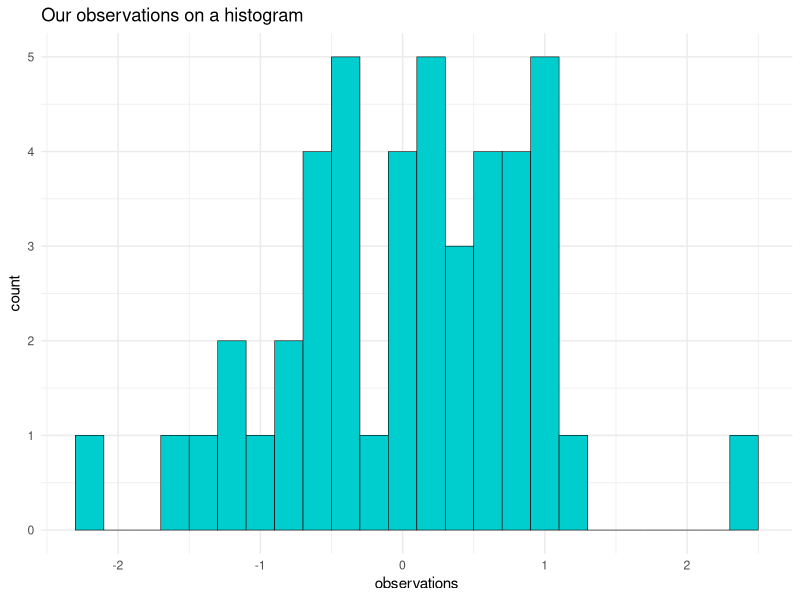
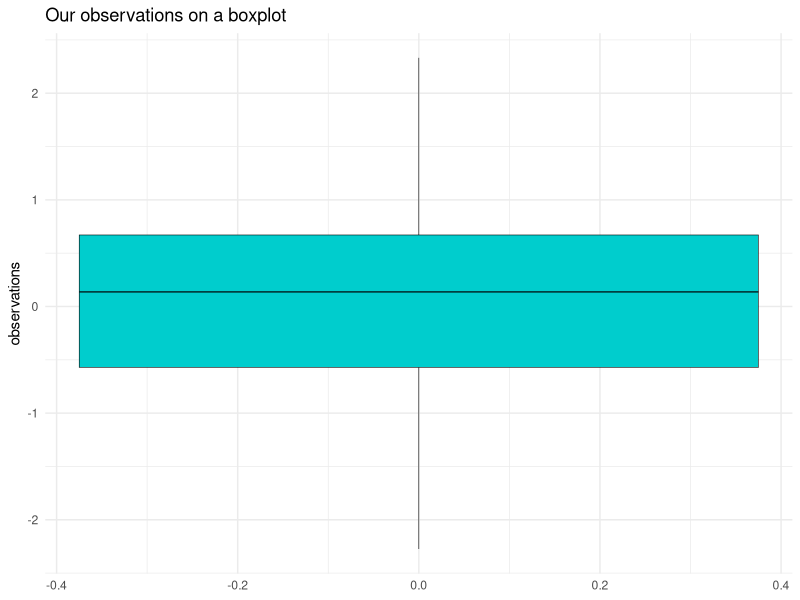
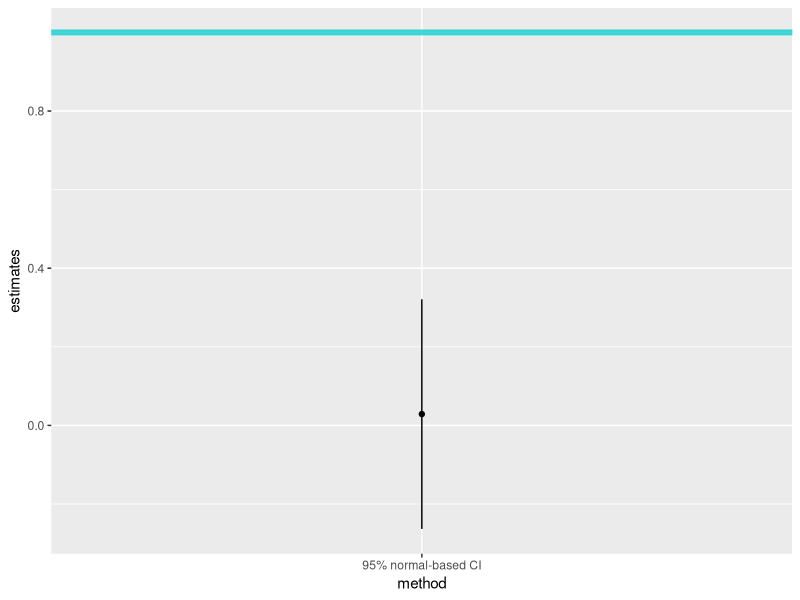
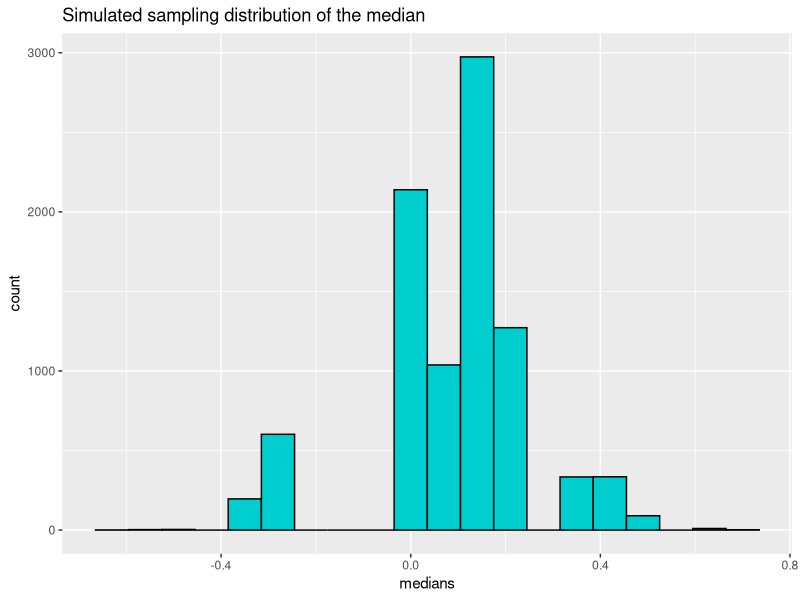
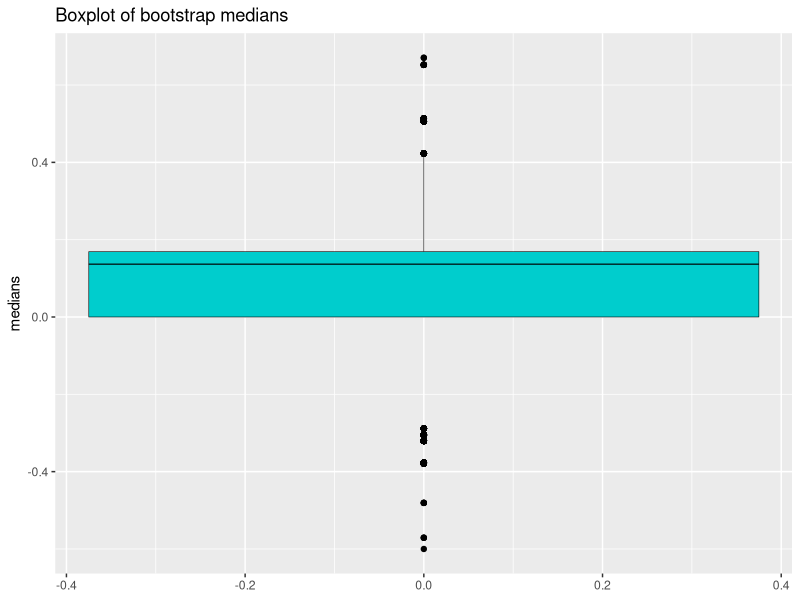
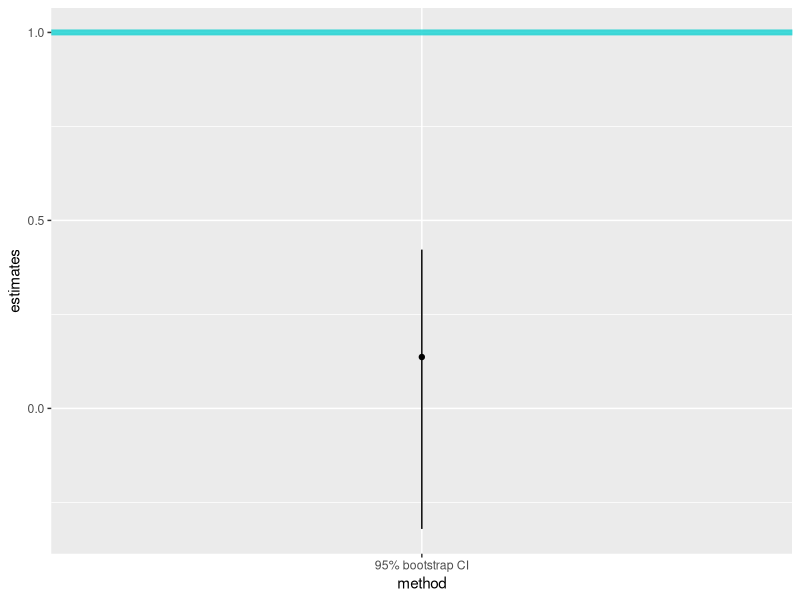

R code for these plots, in order:
## ---- chunk 1
set.seed(1420)

# * RANDOMLY SELECT SOME VALUES TO TEST
our_random_data <- c(runif(n=15, min=-1, max=1),
                     rnorm(n=25, mean=0, sd=1),
                     rpois(n=5, lambda=1))

# * PUT THEM INTO A DATAFRAME
our_random_data <- data.frame(observations=our_random_data)

# * PREVIEW THE DATA
head(our_random_data, 10)
## ---- chunk 2
library(ggplot2)
ggplot(our_random_data, aes(x=observations)) + 
  geom_histogram(binwidth=0.2, col="black", fill="cyan3", lwd=0.2) +
  ggtitle("Our observations on a histogram") +
  theme_minimal()
## ---- chunk 3
ggplot(our_random_data, aes(y=observations)) + 
  geom_boxplot(col="black", fill="cyan3", lwd=0.2) +
  ggtitle("Our observations on a boxplot") +
  theme_minimal()
## ---- chunk 4
library(dplyr)
n    <- nrow(our_random_data)
mean <- mean(our_random_data %>% pull(observations))
s    <- sd(our_random_data %>% pull(observations))
crit <- qnorm(p=0.975)
## ---- chunk 5
n     <- nrow(our_random_data)
sigma <- 1
z     <- qnorm(p=0.975)
x_bar <- mean(our_random_data$observations)

# * STANDARD ERROR
se    <- sigma / sqrt(n)

# * MARGIN OF ERROR
me    <- z*se

# * INTERVAL
c(x_bar-me, x_bar+me)
## ---- chunk 6
# * CREATE FORMATTED OBJECT TO PLOT
library(tibble)
CI <- tibble(method   = "95% normal-based CI", 
             lower = -0.2633498,
             upper = 0.3209986,
             estimate = x_bar)

# * PLOT
ggplot(data = CI, aes(x = method, y = estimate)) + 
  geom_point() +
  geom_segment(aes(x = method, xend = method, y = lower, yend = upper)) +
  labs(y = "estimates") +
  geom_hline(aes(yintercept = 1), lwd=2, col="cyan3", alpha=0.75)
## ---- chunk 7
observed_median <- median(our_random_data %>% pull(observations))
observed_median
## ---- chunk 8
resample_ex <- our_random_data %>% sample_n(nrow(our_random_data), replace=TRUE)
head(resample_ex)
## ---- chunk 9
dim(resample_ex)
## ---- chunk 10
dim(our_random_data)
## ---- chunk 11
median(resample_ex %>% pull(observations))
## ---- chunk 12
# * FUNCTION FOR RESAMPLE + MEDIAN CALCULATION
bootstrap_medians <- function(original_dataset, number_resamples) {
  sapply(1:number_resamples, function(x) {
    this_resample <- original_dataset %>% sample_n(nrow(original_dataset), replace=TRUE)
    median(this_resample %>% pull(observations))
  })
}

# * APPLY FUNCTION
medians <- bootstrap_medians(our_random_data, 9000)
## ---- chunk 13
simulated_sampling_dist <- data.frame(medians)
ggplot(simulated_sampling_dist, aes(x=medians)) +
  geom_histogram(binwidth=0.07, col="black", fill="cyan3") +
  ggtitle("Simulated sampling distribution of the median")
## ---- chunk 14
alpha <- 0.05
z     <- qnorm(1-(alpha/2))
round(z, 2)
## ---- chunk 15
minus_z <- qnorm(alpha/2)
round(minus_z, 2)
## ---- chunk 16
ggplot(simulated_sampling_dist, aes(y=medians)) +
  geom_boxplot(col="black", fill="cyan3", lwd=0.2) +
  ggtitle("Boxplot of bootstrap medians")
## ---- chunk 17
simulated_sampling_dist %>% summarize(lower=quantile(medians, 0.025),
                                      upper=quantile(medians, 0.975))
## ---- chunk 18
# * CREATE FORMATTED OBJECT TO PLOT
library(tibble)
CI <- tibble(method   = "95% bootstrap CI", 
             lower = -0.320534,
             upper = 0.4223171,
             estimate = observed_median)

# * PLOT
ggplot(data = CI, aes(x = method, y = estimate)) + 
  geom_point() +
  geom_segment(aes(x = method, xend = method, y = lower, yend = upper)) +
  labs(y = "estimates") +
  geom_hline(aes(yintercept = 1), lwd=2, col="cyan3", alpha=0.75)
